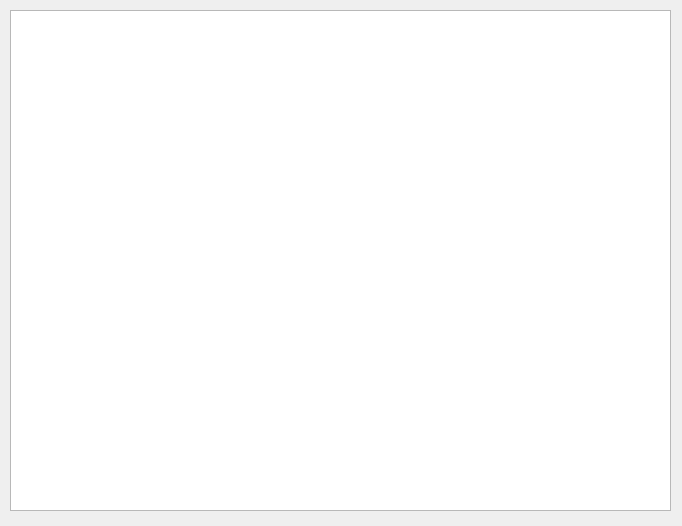
<?xml version="1.0" encoding="UTF-8"?>
<ui version="4.0">
 <class>Dialog</class>
 <widget class="QDialog" name="Dialog">
  <property name="geometry">
   <rect>
    <x>0</x>
    <y>0</y>
    <width>682</width>
    <height>526</height>
   </rect>
  </property>
  <property name="windowTitle">
   <string>Dialog</string>
  </property>
  <widget class="QListWidget" name="listWidget">
   <property name="geometry">
    <rect>
     <x>10</x>
     <y>10</y>
     <width>661</width>
     <height>501</height>
    </rect>
   </property>
  </widget>
 </widget>
 <resources/>
 <connections/>
</ui>
